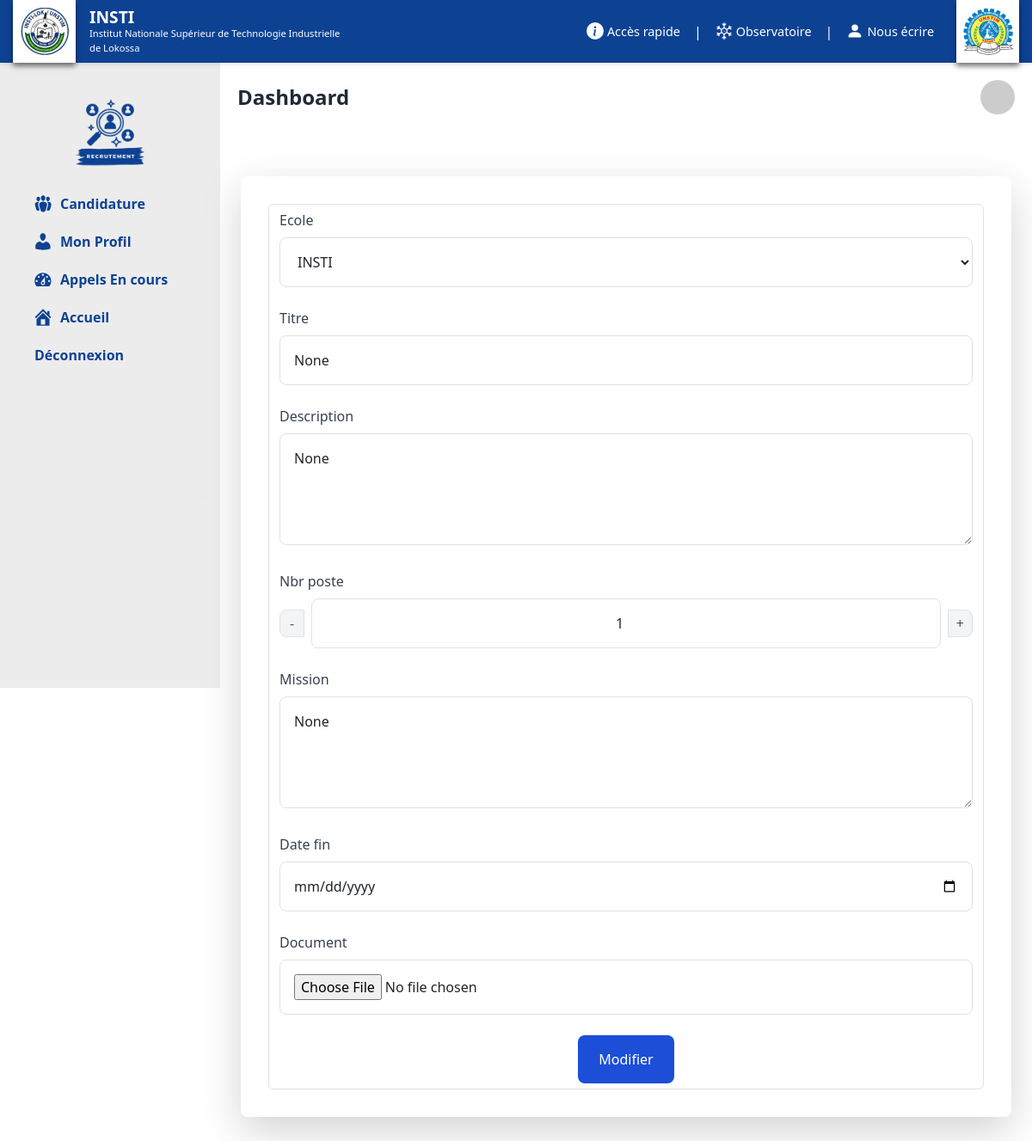
The app's page /modifier_appel/13 with its own data.
### recruit/models.py (models this page shows, shortened)
class Ecole(models.Model):
  created_by = models.OneToOneField(User, primary_key=True, on_delete=models.CASCADE)
  nom = models.CharField(max_length=100, unique=True, blank=False, null=False)
  email = models.EmailField(max_length=254, blank=False, null=False, unique=True)
  adresse = models.CharField(max_length=255, blank=False, null=False)
  photo = models.ImageField(upload_to='ecoles/photos/', blank=False, null=True)
  description = models.TextField(blank=False, null=False, default='')
  contact = models.CharField(max_length=8, validators=[RegexValidator(regex=r'^\d+$', message='Uniquement des chiffres'),], blank=False, null=False)
  def __str__(self):
    return self.nom
  class Meta:
    verbose_name = "Ecole"
    verbose_name_plural = "Ecoles"

class Appel(models.Model):
  ecole = models.ForeignKey(Ecole, on_delete=models.CASCADE, blank=False)
  titre = models.CharField(max_length=50, blank=False, null=False)
  description = models.TextField(max_length=500, blank=False, null=False, default='')
  nbr_poste = models.PositiveIntegerField(default=0)
  mission = models.CharField(max_length=255, blank=False, null=False)
  date_debut = models.DateField(auto_now=False, auto_now_add=True)
  date_fin = models.DateField(auto_now=False, auto_now_add=False, blank=False, null=False)
  document = models.FileField(upload_to='documents/', blank=True, null=True)
  class Meta:
    verbose_name = "Appel"
    verbose_name_plural = "Appels"

### recruit/views.py (the view, shortened to what this page needs)
# urls.py: path("modifier_appel/<int:pk>", AppelUpdateView.as_view(), name="up_appel"),
class AppelUpdateView(UpdateView):
  model = Appel
  template_name = "modifier_appel.html"
  form_class = AppelForm
  success_url = reverse_lazy('recruit:stats')

### recruit/forms.py
class AppelForm(forms.ModelForm):
  class Meta:
    model = Appel
    fields = '__all__'
    widgets = {
      "date_fin" : forms.DateInput(attrs={"type":"date"}),
      'document': forms.ClearableFileInput(attrs={'class': 'form-control'})
    }

### recruit/templates/modifier_appel.html (shortened to what this page needs)
{% extends "dashboard.html" %}
{% load static %}
{% block contents %}
<div class="content-wrapper flex justify-center py-12">
    <main class="w-full max-w-4xl bg-white p-8 rounded-lg shadow-lg transition-all hover:shadow-2xl">
        <form class="form-control" method="POST" enctype="multipart/form-data">
            {% for field in form %}
            <div class="form-group mb-6">
                <label for="{{ field.id_for_label }}" class="block text-gray-700 font-medium mb-2">
                    {{ field.label }}
                </label>
                {% if field.name == 'titre' %}
                    <input type="text" id="{{ field.id_for_label }}" name="{{ field.name }}" value="{{ field.value }}"
                        class="w-full border border-gray-300 rounded-lg p-3 focus:outline-none focus:ring-2 focus:ring-blue-500 transition-all">
                {% elif field.name == 'ecole' %}
                    <select id="{{ field.id_for_label }}" name="{{ field.name }}"
                        class="w-full border border-gray-300 rounded-lg p-3 focus:outline-none focus:ring-2 focus:ring-blue-500 bg-white cursor-pointer">
                        {% for option in field.field.choices %}
                            <option value="{{ option.0 }}" {% if option.0 == field.value %}selected{% endif %}>
                                {{ option.1 }}
                            </option>
                        {% endfor %}
                    </select>
                {% elif field.name == 'nbr_poste' %}
                    <div class="flex items-center space-x-2">
                        <button type="button" class="text-gray-600 w-8 h-8 flex justify-center items-center bg-gray-100 border border-gray-300 rounded-l-lg focus:outline-none focus:ring-2 focus:ring-blue-500"
                            onclick="this.nextElementSibling.stepDown()">-</button>
                        <input type="number" id="{{ field.id_for_label }}" name="{{ field.name }}" value="{{ field.value }}"
                            class="w-full border border-gray-300 rounded-lg p-3 focus:outline-none focus:ring-2 focus:ring-blue-500 transition-all text-center">
                        <button type="button" class="text-gray-600 w-8 h-8 flex justify-center items-center bg-gray-100 border border-gray-300 rounded-r-lg focus:outline-none focus:ring-2 focus:ring-blue-500"
                            onclick="this.previousElementSibling.stepUp()">+</button>
                    </div>
                {% elif field.name == 'description' %}
                    <textarea id="{{ field.id_for_label }}" name="{{ field.name }}" rows="4"
                        class="w-full border border-gray-300 rounded-lg p-3 focus:outline-none focus:ring-2 focus:ring-blue-500 transition-all">{{ field.value }}</textarea>
                {% elif field.name == 'mission' %}
                    <textarea id="{{ field.id_for_label }}" name="{{ field.name }}" rows="4"
                        class="w-full border border-gray-300 rounded-lg p-3 focus:outline-none focus:ring-2 focus:ring-blue-500 transition-all">{{ field.value }}</textarea>
                {% elif field.name == 'date_fin' %}
                    <input type="date" id="{{ field.id_for_label }}" name="{{ field.name }}" value="{{ field.value }}"
                        class="w-full border border-gray-300 rounded-lg p-3 focus:outline-none focus:ring-2 focus:ring-blue-500 transition-all">
                {% elif field.name == 'document' %}
                    <input type="file" id="{{ field.id_for_label }}" name="{{ field.name }}"
                        class="w-full border border-gray-300 rounded-lg p-3 focus:outline-none focus:ring-2 focus:ring-blue-500 transition-all">
                {% else %}
                    {{ field }}
                {% endif %}
            </div>
            {% endfor %}
            <div class="form-action flex justify-center mt-6">
                <input type="submit" value="Modifier" class="bg-blue-700 text-white px-6 py-3 rounded-lg hover:bg-blue-800 focus:outline-none focus:ring-2 focus:ring-blue-500 w-full sm:w-auto transition-all ease-in-out duration-200">
            </div>
        </form>
    </main>
</div>
{% endblock %}

### recruit/templates/dashboard.html (style rules this page uses)
.content-wrapper { display: flex; }

### records on screen
Ecole: ecole "INSTI"
Appel: titre "None", description "None", mission "None"

### other values on screen
{{ field.label }} "Ecole" "Titre" "Description" "Nbr poste" "Mission" "Date fin" "Document"
